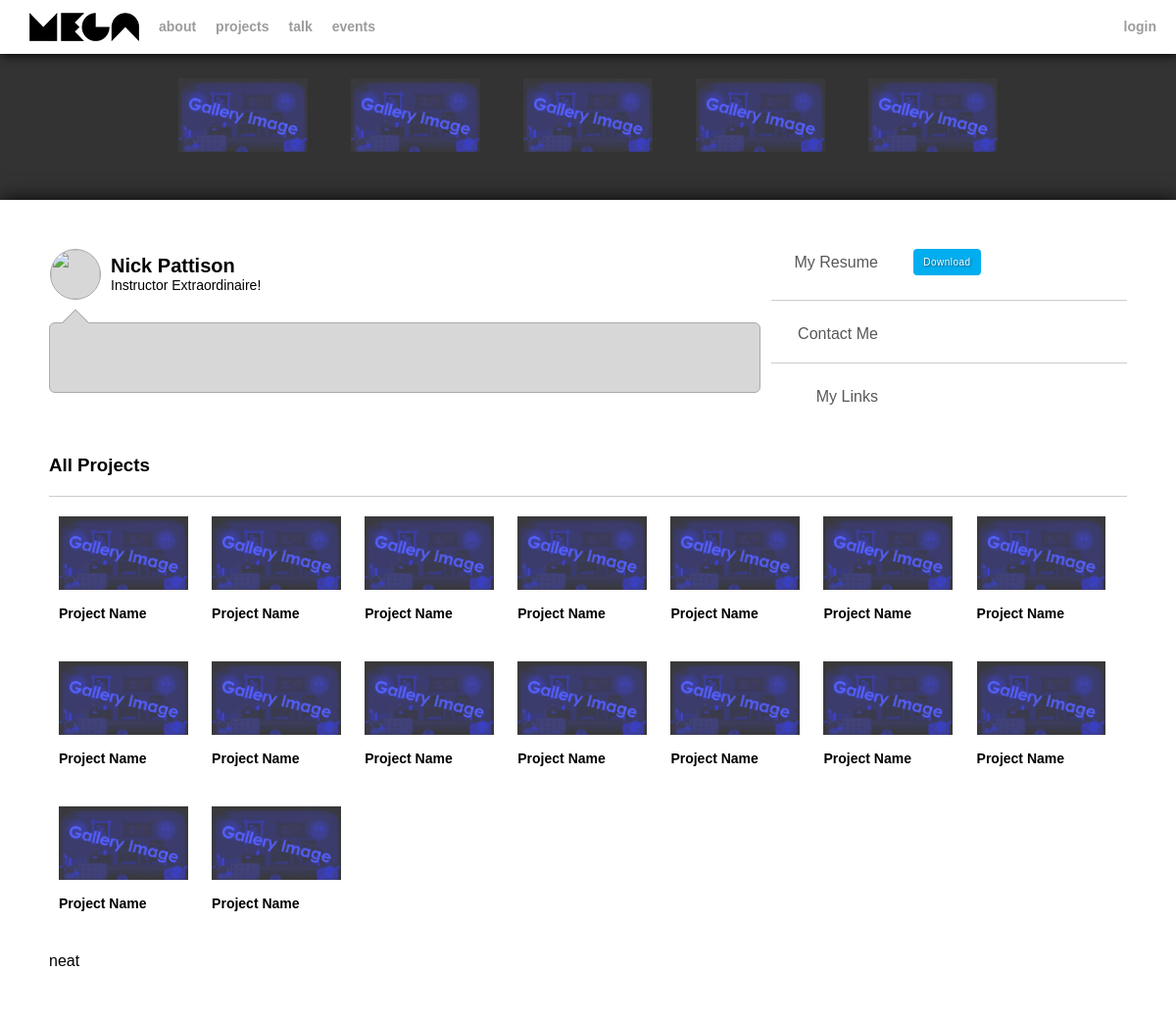
The page /profile.php on the database as committed earlier.
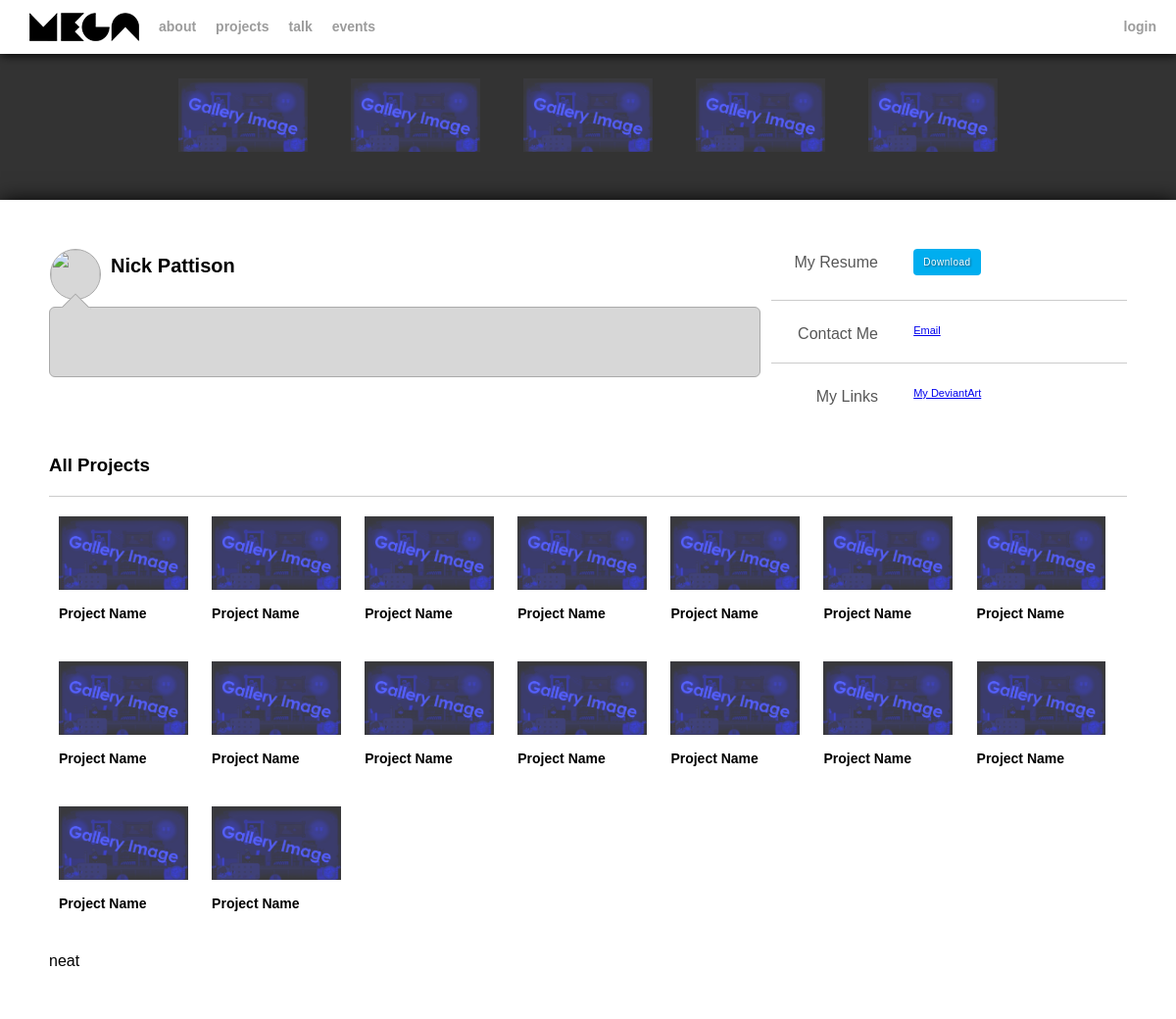
The same page on the database as committed later.
### tables this page shows
CREATE TABLE `profile_contacts` (
  `id` int(11) NOT NULL COMMENT 'I.D. for this array.',
  `user_id` int(11) NOT NULL COMMENT 'The id of the user who this information belongs to.',
  `text` varchar(64) NOT NULL COMMENT 'The hyperlink text to show on the page.',
  `url` varchar(256) NOT NULL COMMENT 'The URL the link leads to.'
);

CREATE TABLE `profile_links` (
  `id` int(11) NOT NULL COMMENT 'I.D. for this array.',
  `user_id` int(11) NOT NULL COMMENT 'I.D. of the user this row belongs to.',
  `text` varchar(64) NOT NULL COMMENT 'The hyperlink text to show on the page.',
  `url` varchar(256) NOT NULL COMMENT 'The URL the link leads to.'
);

### api/class.CoolDB.php (called while the page is built, shortened)
<?
class CoolDB {
    static $pdo;
    function connect(){
        if(empty(CoolDB::$pdo)) CoolDB::$pdo = new PDO(DB::HOST, DB::USER, DB::PASS);
        return CoolDB::$pdo ? true : false;
    }
    function query(string $query, array $params){
        $stmt = CoolDB::$pdo->prepare($query);
        $stmt->execute($params);
        $res = (array) $stmt->fetchAll(PDO::FETCH_ASSOC);
        return $res;
    }
}
?>

### profile.php (the view, shortened to what this page needs)
<?
include_once "includes/templates.php";
include_once "includes/profileFunctions.php";
include_once "api/class.CoolDB.php";
$user_id = 1;
$sql = "SELECT * FROM `users` WHERE id=?";
$db = new CoolDB();
$user_row = $db->query($sql, array($user_id));
$sql = "SELECT * FROM `profile_contacts` WHERE user_id=?";
$db = new CoolDB();
$contacts_row = $db->query($sql, array($user_id));
$sql = "SELECT * FROM `profile_links` WHERE user_id=?";
$db = new CoolDB();
$links_row = $db->query($sql, array($user_id));
$avatar = $user_row[0]["avatar"];
$first_name = $user_row[0]["first"];
$last_name = $user_row[0]["last"];
$title = $user_row[0]["title"];
$resume = $user_row[0]["resume"];
?>
        <div class="tray">
            <div class="carasol">
                    <?
                     doThingMany(5, "addThumbnail", array("imgs/placeholder-gallery-image.png"));
                    ?>
            </div>
        </div>
        <div class="content">
            <article>
                <div class="creator">
                    <div class="avatar"><img src="<?=$avatar ?>"></div>
                    <h2><?=($first_name . " " . $last_name) ?></h2>
                    <h3><?=$title ?></h3>
                </div>
                <div class="bubble top">
                    <div class="arrow top-left">
                        <div class="blocker"></div>
                    </div>
                </div>
            </article>
            <aside>
                <div class="split">
                    <div>My Resume</div>
                    <div>
                        <a href="<?=$resume ?>" class="button">Download</a>
                    </div>
                </div>
                <div class="hr"></div>
                <div class="split">
                    <div>Contact Me</div>
                    <div>
                        <ul>
                            <? foreach($contacts_row as $contact){ ?>
                                <li><a href="<?=$contact["url"]?>" class="work"><?=$contact["text"]?></a></li>
                            <? } ?>
                        </ul>
                    </div>
                </div>
                <div class="hr"></div>
                <div class="split">
                    <div>My Links</div>
                    <div>
                        <ul>
                            <? foreach($links_row as $link){ ?>
                            <li><a href="<?=$link["url"]?>" class="work"><?=$link["text"]?></a></li>
                            <? } ?>
                        </ul>
                    </div>
                </div>
            </aside>
            <section id="allProjectsSection">
                <h3 id="allProjects">All Projects</h3>
                <div class="hr"></div>
                <div class="more">
                    <?
                    doThingMany(16, "addThumbnail", array("imgs/placeholder-gallery-image.png", "Project Name"));
                    ?>
                </div>
            </section>
            <footer>neat</footer>
        </div>

### includes/profileFunctions.php (shortened to what this page needs)
<?
function addThumbnail($image, $title = null){
    ?>
        <div class="thumbnail">
            <img src="<? echo $image; ?>">
            <?
                if($title != null) echo "<h1>{$title}</h1>";
            ?>
        </div>
<?
}
    ?>
<?
function doThingMany($iter, string $function, array $params = null){
    while($iter > 0){
        $iter--;
        if($params != null)call_user_func_array($function, $params);
    }
}
?>

Rows that differ between the two databases and show on the page:
added profile_contacts: text "Email"
added profile_links: text "My DeviantArt"
Other text that changed with them:
$title: "Instructor Extraordinaire!" → (not shown)
